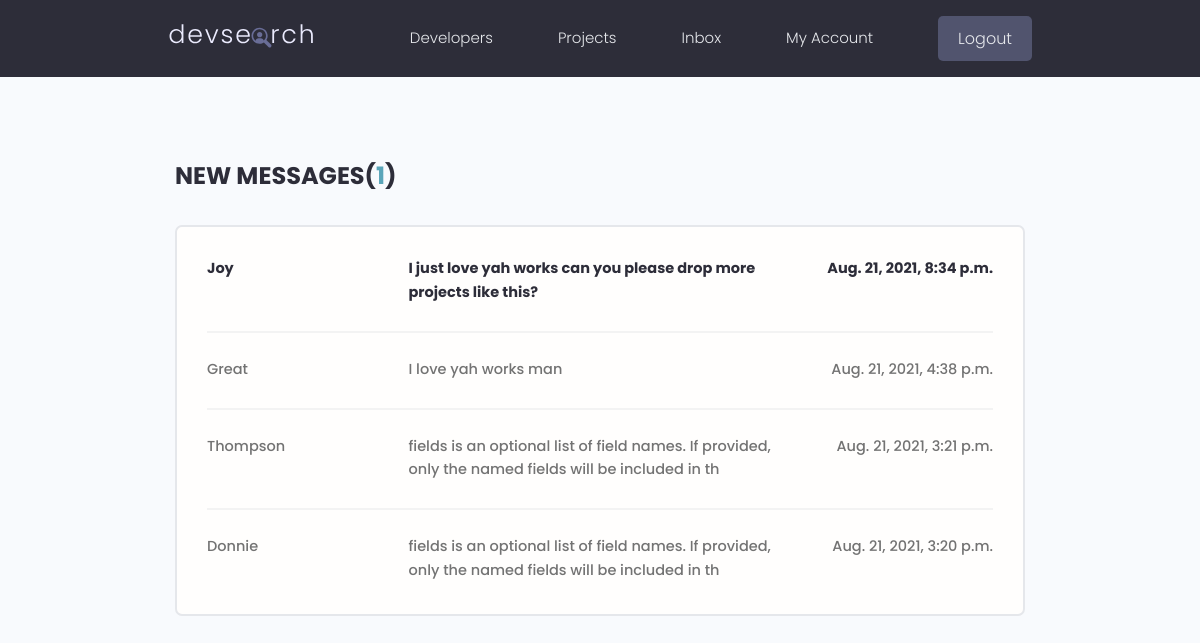
Page /inbox/ (signed in) on the earlier database version.
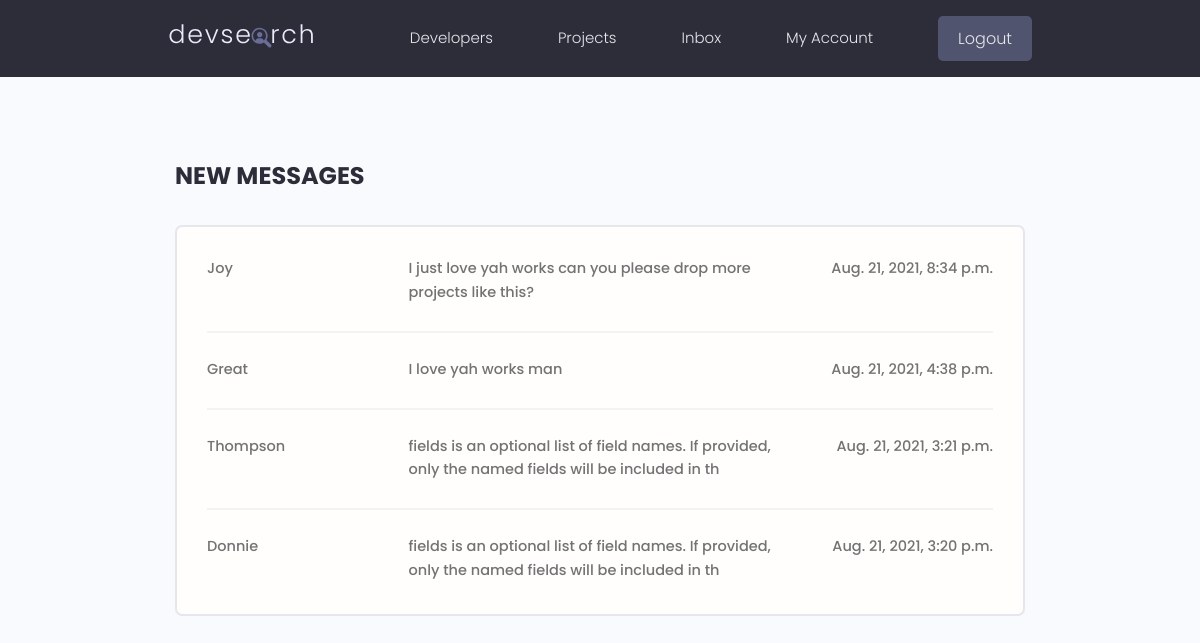
Same page on the later database version.
### users/models.py (models this page shows, shortened)
class Message(models.Model):
    sender = models.ForeignKey(Profile, on_delete=models.SET_NULL, null=True, blank=True)
    recipient = models.ForeignKey(Profile, on_delete=models.SET_NULL, null=True, blank=True, related_name='messages')
    name = models.CharField(max_length=200, null=True, blank=True)
    email = models.EmailField(max_length=500, null=True, blank=True)
    subject = models.CharField(max_length=200, null=True, blank=True)
    body = models.TextField()
    is_read = models.BooleanField(default=False, null=True)
    created = models.DateTimeField(auto_now_add=True)
    id = models.UUIDField(default=uuid.uuid4, unique=True, primary_key=True, editable=False)
    class Meta:
        ordering = ['is_read', '-created']

### users/views.py (the view)
# urls.py: path('inbox/', views.messageInbox, name='inbox'),
@login_required(login_url='login')
def messageInbox(request):
    profile = request.user.profile
    messageRequest = profile.messages.all()
    unreadCount = messageRequest.filter(is_read=False).count()
    context = {
        'messageRequest': messageRequest,
        'unreadCount': unreadCount,
    }
    return render(request, 'users/user_inbox.html', context)

### users/templates/users/user_inbox.html
{% extends 'main.html' %}
{% block content %}
  <main class="inbox my-xl">
    <div class="content-box">
      {% if unreadCount == 0 %}
      <h3 class="inbox__title">New Messages</h3>
      {% else %}
      <h3 class="inbox__title">New Messages(<span>{{unreadCount}}</span>)</h3>
      {% endif %}
      <ul class="messages">
        {% for message in messageRequest %}
          {% if message.is_read == False %}
            <li class="message message--unread">
              {% else %}
              <li class="message message--read">
          {% endif %}
          <a href="{% url 'view_message' message.id %}">
            <span class="message__author">{{ message.name }}</span>
            <span class="message__subject">{{ message.body|slice:"100" }}</span>
            <span class="message__date">{{ message.created }}</span>
          </a>
        </li>
        {% endfor %}
      </ul>
    </div>
  </main>
{% endblock content %}

Differences in the rows shown:
changed Message "Joy": is_read False → True (drawn)
Other differences:
{{ unreadCount }}: "1" → (not shown)
text no longer shown: "NEW MESSAGES( )"
text now shown: "NEW MESSAGES"
